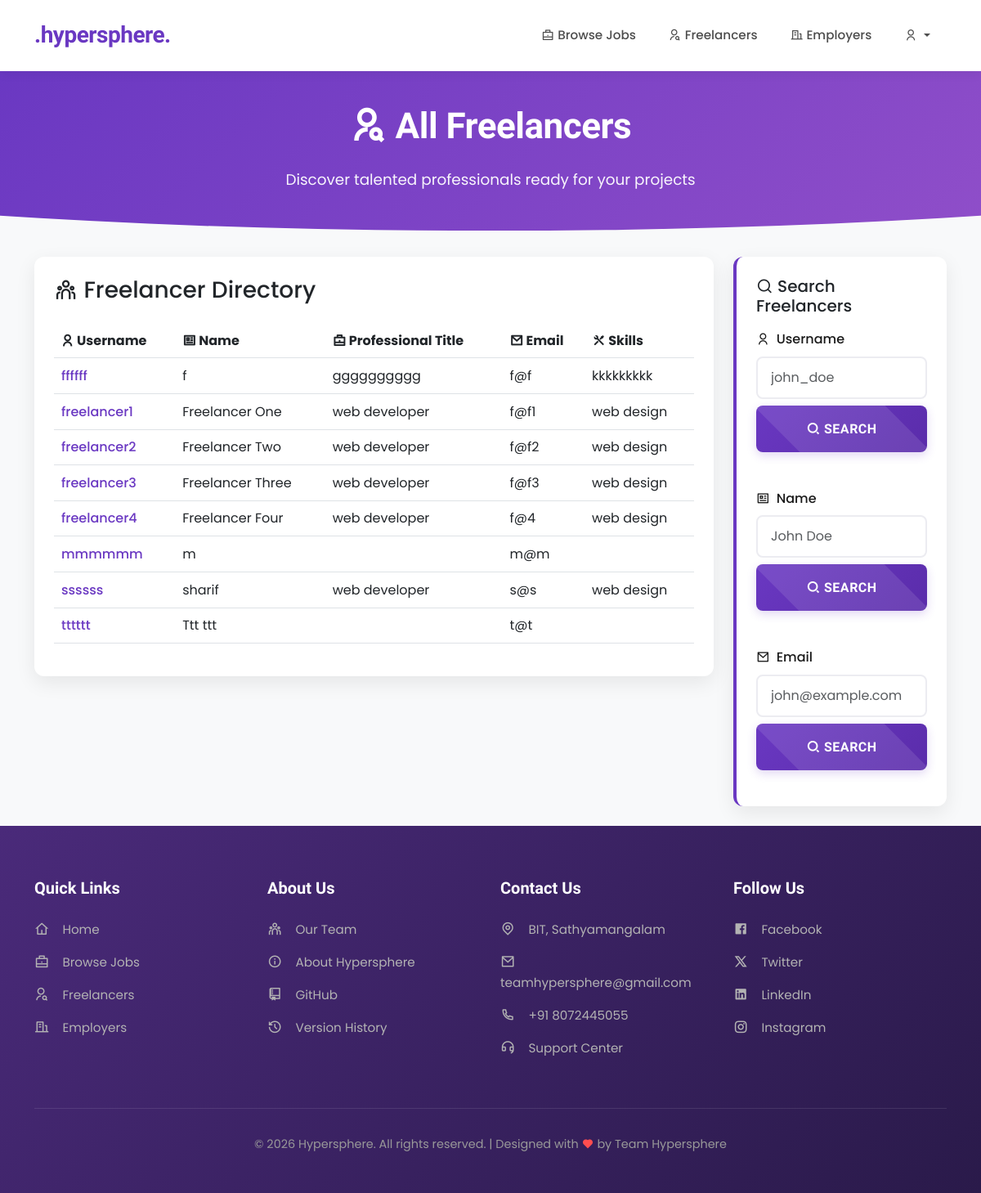
/allFreelancer.php, run on the app's committed database.
### tables this page shows
CREATE TABLE `freelancer` (
  `username` varchar(200) NOT NULL,
  `password` varchar(200) NOT NULL,
  `Name` varchar(200) NOT NULL,
  `email` varchar(200) NOT NULL,
  `contact_no` varchar(200) NOT NULL,
  `address` varchar(200) NOT NULL,
  `gender` varchar(200) NOT NULL,
  `birthdate` date NOT NULL,
  `prof_title` varchar(200) NOT NULL,
  `profile_sum` varchar(1000) NOT NULL,
  `education` varchar(200) NOT NULL,
  `experience` varchar(200) NOT NULL,
  `skills` varchar(200) NOT NULL
);

### allFreelancer.php (the view, shortened to what this page needs)
<?php include('server.php');
if(isset($_SESSION["Username"])){
    $username=$_SESSION["Username"];
    if ($_SESSION["Usertype"]==1) {
        $linkPro="freelancerProfile.php";
        $linkEditPro="editFreelancer.php";
        $linkBtn="applyJob.php";
        $textBtn="Apply for this job";
    }
    else{
        $linkPro="employerProfile.php";
        $linkEditPro="editEmployer.php";
        $linkBtn="editJob.php";
        $textBtn="Edit the job offer";
    }
}
else{
    $username="";
}
$sql = "SELECT * FROM freelancer";
$result = $conn->query($sql);
?>
<!DOCTYPE html>
<html lang="en">
<head>
    <link href="https://cdn.jsdelivr.net/npm/remixicon@4.2.0/fonts/remixicon.css" rel="stylesheet">
    <link href="https://cdn.jsdelivr.net/npm/bootstrap@5.3.0/dist/css/bootstrap.min.css" rel="stylesheet">
</head>
<body>
<nav class="navbar navbar-expand-lg navbar-light fixed-top">
    <div class="container">
        <a class="navbar-brand" href="index.php"><span style="font-weight: 700; color: #6A38C2;">.hypersphere.</span></a>
        <div class="collapse navbar-collapse" id="navbarNav">
            <ul class="navbar-nav ms-auto">
                <li class="nav-item"><a class="nav-link" href="allJob.php"><i class="ri-briefcase-line"></i> Browse Jobs</a></li>
                <li class="nav-item"><a class="nav-link active" href="allFreelancer.php"><i class="ri-user-search-line"></i> Freelancers</a></li>
                <li class="nav-item"><a class="nav-link" href="allEmployer.php"><i class="ri-building-line"></i> Employers</a></li>
                <li class="nav-item dropdown">
                    <a class="nav-link dropdown-toggle d-flex align-items-center" href="#" id="navbarDropdown" role="button" data-bs-toggle="dropdown">
                        <i class="ri-user-line me-1"></i> <?php echo $username; ?>
                    </a>
                </li>
            </ul>
        </div>
    </div>
</nav>
<div class="hero-section">
    <div class="container">
        <div class="page-header">
            <h1><i class="ri-user-search-line"></i> All Freelancers</h1>
            <p>Discover talented professionals ready for your projects</p>
        </div>
    </div>
</div>
<div class="container">
    <div class="row g-4">
        <div class="col-lg-9">
            <div class="card p-4">
                <div class="d-flex justify-content-between align-items-center mb-4">
                    <h3 class="mb-0"><i class="ri-team-line"></i> Freelancer Directory</h3>
                </div>
                <div class="table-responsive">
                    <table class="table table-hover align-middle">
                        <thead class="bg-primary text-white">
                            <tr>
                                <th><i class="ri-user-line"></i> Username</th>
                                <th><i class="ri-profile-line"></i> Name</th>
                                <th><i class="ri-briefcase-line"></i> Professional Title</th>
                                <th><i class="ri-mail-line"></i> Email</th>
                                <th><i class="ri-tools-line"></i> Skills</th>
                            </tr>
                        </thead>
                        <tbody>
                            <?php if ($result->num_rows > 0): ?>
                                <?php while($row = $result->fetch_assoc()): ?>
                                    <?php
                                        $f_username=$row["username"];
                                        $Name=$row["Name"];
                                        $prof_title=$row["prof_title"];
                                        $email=$row["email"];
                                        $skills=$row["skills"];
                                    ?>
                                    <form action="allFreelancer.php" method="post">
                                        <tr>
                                            <td>
                                                <button type="submit" class="btn btn-link p-0 text-start">
                                                    <?php echo $f_username; ?>
                                                </button>
                                            </td>
                                            <td><?php echo $Name; ?></td>
                                            <td><?php echo $prof_title; ?></td>
                                            <td><?php echo $email; ?></td>
                                            <td><?php echo $skills; ?></td>
                                        </tr>
                                    </form>
                                <?php endwhile; ?>
                            <?php endif; ?>
                        </tbody>
                    </table>
                </div>
            </div>
        </div>
        <div class="col-lg-3">
            <div class="card search-card">
                <h5 class="mb-3"><i class="ri-search-line"></i> Search Freelancers</h5>
                <form action="allFreelancer.php" method="post" class="mb-4">
                    <div class="form-group">
                        <label class="form-label"><i class="ri-user-line"></i> Username</label>
                        <input type="text" class="form-control" name="s_username" placeholder="john_doe">
                        <button type="submit" class="btn btn-primary w-100 mt-2">
                            <i class="ri-search-2-line"></i> Search
                        </button>
                    </div>
                </form>
                <form action="allFreelancer.php" method="post" class="mb-4">
                    <div class="form-group">
                        <label class="form-label"><i class="ri-profile-line"></i> Name</label>
                        <input type="text" class="form-control" name="s_name" placeholder="John Doe">
                        <button type="submit" class="btn btn-primary w-100 mt-2">
                            <i class="ri-search-2-line"></i> Search
                        </button>
                    </div>
                </form>
                <form action="allFreelancer.php" method="post">
                    <div class="form-group">
                        <label class="form-label"><i class="ri-mail-line"></i> Email</label>
                        <input type="email" class="form-control" name="s_email" placeholder="john@example.com">
                        <button type="submit" class="btn btn-primary w-100 mt-2">
                            <i class="ri-search-2-line"></i> Search
                        </button>
                    </div>
                </form>
            </div>
        </div>
    </div>
</div>
<footer class="footer">
    <div class="container">
        <div class="row g-4">
            <div class="col-lg-3 col-md-6">
                <h3>Quick Links</h3>
                <a href="index.php"><i class="ri-home-4-line social-icon"></i> Home</a>
                <a href="allJob.php"><i class="ri-briefcase-line social-icon"></i> Browse Jobs</a>
                <a href="allFreelancer.php"><i class="ri-user-search-line social-icon"></i> Freelancers</a>
                <a href="allEmployer.php"><i class="ri-building-line social-icon"></i> Employers</a>
            </div>
            <div class="col-lg-3 col-md-6">
                <h3>About Us</h3>
                <a href="#"><i class="ri-team-line social-icon"></i> Our Team</a>
                <a href="#"><i class="ri-information-line social-icon"></i> About Hypersphere</a>
                <a href="#"><i class="ri-git-repository-line social-icon"></i> GitHub</a>
                <a href="#"><i class="ri-history-line social-icon"></i> Version History</a>
            </div>
            <div class="col-lg-3 col-md-6">
                <h3>Contact Us</h3>
                <a href="#"><i class="ri-map-pin-line social-icon"></i> BIT, Sathyamangalam</a>
                <a href="#"><i class="ri-mail-line social-icon"></i> teamhypersphere@gmail.com</a>
                <a href="#"><i class="ri-phone-line social-icon"></i> +91 8072445055</a>
                <a href="#"><i class="ri-customer-service-line social-icon"></i> Support Center</a>
            </div>
            <div class="col-lg-3 col-md-6">
                <h3>Follow Us</h3>
                <a href="#"><i class="ri-facebook-box-fill social-icon"></i> Facebook</a>
                <a href="#"><i class="ri-twitter-x-line social-icon"></i> Twitter</a>
                <a href="#"><i class="ri-linkedin-box-fill social-icon"></i> LinkedIn</a>
                <a href="#"><i class="ri-instagram-line social-icon"></i> Instagram</a>
            </div>
        </div>
        <div class="footer-bottom">
            <p>&copy; <?php echo date("Y"); ?> Hypersphere. All rights reserved. | Designed with <i class="ri-heart-fill" style="color: #ff4d4f;"></i> by Team Hypersphere</p>
        </div>
    </div>
</footer>
</body>
</html>

### allFreelancer.php (style rules this page uses)
:root { --primary: #6a38c2; --primary-dark: #5a2caa; --primary-light: #f0e9ff; --text-dark: #1a1a1a; --text-medium: #4d4d4d; --text-light: #737373; --light-bg: #f8f9fa; --white: #ffffff; --border-radius: 12px; --box-shadow: 0 8px 24px rgba(0,0,0,0.08); --transition: all 0.3s cubic-bezier(0.25, 0.8, 0.25, 1); }
body { font-family: 'Poppins', sans-serif; background-color: var(--light-bg); color: var(--text-dark); line-height: 1.6; padding-top: 80px; }
.hero-section { background: linear-gradient(135deg, #6a38c2 0%, #8f4ec9 100%); color: var(--white); padding: 3rem 0; clip-path: ellipse(120% 100% at 50% 0%); margin-bottom: 2rem; }
.card { background: var(--white); border-radius: var(--border-radius); box-shadow: var(--box-shadow); border: none; transition: var(--transition); }
.search-card { background: var(--white); border-left: 4px solid var(--primary); border-radius: var(--border-radius); box-shadow: var(--box-shadow); padding: 1.5rem; margin-bottom: 1.5rem; transition: var(--transition); }
.btn-link { color: var(--primary); font-weight: 500; transition: var(--transition); text-decoration: none; }
.navbar { background-color: var(--white); box-shadow: 0 4px 12px rgba(0,0,0,0.05); padding: 1rem 0; }
.navbar-brand { font-family: 'League Spartan', sans-serif; font-weight: 700; font-size: 1.75rem; color: var(--primary) !important; letter-spacing: -0.5px; }
.nav-link { color: var(--text-medium) !important; font-weight: 500; padding: 0.5rem 1.25rem !important; transition: var(--transition); font-size: 0.95rem; }
.btn-primary { background: linear-gradient(135deg, var(--primary) 0%, var(--primary-dark) 100%); border: none; padding: 0.75rem 1.5rem; font-weight: 600; position: relative; overflow: hidden; transition: all 0.3s ease; border-radius: 8px; font-family: 'League Spartan', sans-serif; box-shadow: 0 4px 12px rgba(106, 56, 194, 0.2); }
.btn-primary { background: linear-gradient(135deg, var(--primary) 0%, var(--primary-dark) 100%); border: none; padding: 1rem 2.5rem; font-weight: 600; letter-spacing: 0.5px; position: relative; overflow: hidden; transition: all 0.3s ease; border-radius: 8px; font-family: 'League Spartan', sans-serif; text-transform: uppercase; box-shadow: 0 4px 12px rgba(106, 56, 194, 0.2); }
.btn-primary::after { content: ''; position: absolute; top: -50%; left: -50%; width: 200%; height: 200%; background: rgba(255,255,255,0.1); transform: rotate(45deg); transition: all 0.4s ease; }
.btn-link { color: var(--primary); font-weight: 500; transition: var(--transition); text-decoration: none; position: relative; }
.footer { background: linear-gradient(135deg, #4a2a7a 0%, #2A1A4A 100%); color: var(--white); padding: 4rem 0 2rem; position: relative; overflow: hidden; }
.footer h3 { font-family: 'League Spartan', sans-serif; font-size: 1.25rem; margin-bottom: 1.5rem; font-weight: 600; color: var(--white); }
.footer a { color: #b3b3b3; text-decoration: none; transition: var(--transition); display: block; margin-bottom: 0.75rem; font-size: 0.95rem; }
.social-icon { font-size: 1.1rem; margin-right: 0.75rem; transition: var(--transition); }
.footer-bottom { border-top: 1px solid rgba(255,255,255,0.1); padding-top: 2rem; margin-top: 3rem; text-align: center; color: #999; font-size: 0.9rem; }
.page-header { text-align: center; margin-bottom: 0; }
.page-header h1 { font-family: 'League Spartan', sans-serif; font-weight: 700; font-size: 2.75rem; letter-spacing: -0.5px; margin-bottom: 1.5rem; }
.page-header p { font-size: 1.15rem; opacity: 0.95; max-width: 800px; margin: 0 auto; }
.search-card .form-group { margin-bottom: 1.25rem; }
.search-card .form-label { display: flex; align-items: center; gap: 0.5rem; font-weight: 500; color: var(--text-dark); margin-bottom: 0.5rem; }
.search-card .form-control { border: 2px solid #ececf1; border-radius: 8px; padding: 0.75rem 1rem; transition: var(--transition); }

### data on the page
freelancer: username "ffffff", Name "f", prof_title "gggggggggg", email "f@f", skills "kkkkkkkkk"
freelancer: username "freelancer1", Name "Freelancer One", prof_title "web developer", email "f@f1", skills "web design"
freelancer: username "freelancer2", Name "Freelancer Two", prof_title "web developer", email "f@f2", skills "web design"
freelancer: username "freelancer3", Name "Freelancer Three", prof_title "web developer", email "f@f3", skills "web design"
freelancer: username "freelancer4", Name "Freelancer Four", prof_title "web developer", email "f@4", skills "web design"
freelancer: username "mmmmmm", Name "m", email "m@m"
freelancer: username "ssssss", Name "sharif", prof_title "web developer", email "s@s", skills "web design"
freelancer: username "tttttt", Name "Ttt ttt", email "t@t"
